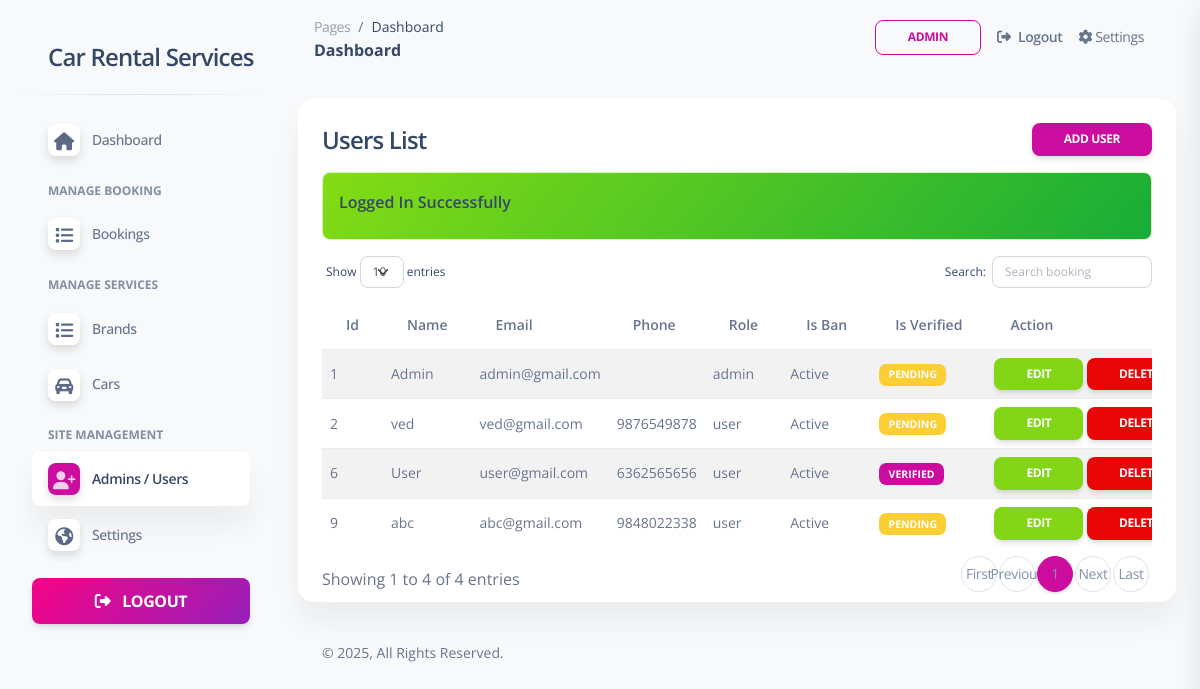
The page /admin/users.php (signed in) on the database its author committed.
### tables this page shows
CREATE TABLE `web_settings` (
  `id` int(11) UNSIGNED NOT NULL,
  `title` varchar(255) NOT NULL,
  `url` varchar(255) DEFAULT NULL,
  `description` varchar(1000) DEFAULT NULL,
  `logo` varchar(100) DEFAULT NULL,
  `address` varchar(500) DEFAULT NULL,
  `email1` varchar(100) DEFAULT NULL,
  `email2` varchar(100) DEFAULT NULL,
  `phone1` varchar(15) DEFAULT NULL,
  `phone2` varchar(15) DEFAULT NULL
);

CREATE TABLE `users` (
  `id` int(11) UNSIGNED NOT NULL,
  `name` varchar(100) NOT NULL,
  `email` varchar(100) NOT NULL,
  `password` varchar(100) NOT NULL,
  `phone` varchar(20) DEFAULT NULL,
  `alt_phone` varchar(20) DEFAULT NULL,
  `address` varchar(500) DEFAULT NULL,
  `role` varchar(20) DEFAULT 'user' COMMENT 'user,admin,etc',
  `is_ban` tinyint(1) DEFAULT 0 COMMENT '0=active,1=ban',
  `is_verified` tinyint(1) NOT NULL DEFAULT 1 COMMENT '0=un-verified,1=verified',
  `remarks` varchar(500) DEFAULT NULL COMMENT 'eg: DL not clear, fake dl, missing documents,etc',
  `dl_number` varchar(100) DEFAULT NULL,
  `dl_image_front` varchar(100) DEFAULT NULL,
  `dl_image_back` varchar(100) DEFAULT NULL,
  `id_proof_type` varchar(100) DEFAULT NULL COMMENT 'aadhar, PAN, Voter',
  `id_proof_number` varchar(100) DEFAULT NULL,
  `created_at` date DEFAULT current_timestamp()
);

### admin/authenticated.php (called while the page is built, shortened)
<?php
if(isset($_SESSION['loggedIn']))
{
    if(isset($_SESSION['loggedInUserRole'])){
        $email = mysqli_real_escape_string($conn, $_SESSION['loggedInUser']['email']);
        $role = mysqli_real_escape_string($conn, $_SESSION['loggedInUserRole']);
        $query = "SELECT * FROM users WHERE email='$email' AND role='$role' LIMIT 1";
        $result = mysqli_query($conn, $query);
    }
    else
    {
        redirect('../login.php','No Role...');
    }
}
else
{
    redirect('../login.php','Login to continue...');
}
?>

### admin/users.php (the view, shortened to what this page needs)
<?php include('includes/header.php'); ?>
    <div class="row">
        <div class="col-12">
            <div class="card mb-4">
                <div class="card-header pb-0">
                    <h4>Users List
                        <a href="users-create.php" class="btn btn-primary btn-sm float-end">Add User</a>
                    </h4>
                </div>
                <div class="card-body pt-0 pb-2">
                    <div class="table-responsive p-0">
                        <table id="myTable" class="table table-striped align-items-center justify-content-center">
                            <thead>
                                <tr>
                                    <th>Id</th>
                                    <th>Name</th>
                                    <th>Email</th>
                                    <th>Phone</th>
                                    <th>Role</th>
                                    <th>Is Ban</th>
                                    <th>Is Verified</th>
                                    <th>Action</th>
                                </tr>
                            </thead>
                            <tbody>
                                <?php
                                    $users = getAll('users');
                                    if(mysqli_num_rows($users) > 0){
                                        foreach($users as $userItem) :
                                        ?>
                                        <tr>
                                            <td><?= $userItem['id']; ?></td>
                                            <td><?= $userItem['name']; ?></td>
                                            <td><?= $userItem['email']; ?></td>
                                            <td><?= $userItem['phone']; ?></td>
                                            <td><?= $userItem['role']; ?></td>
                                            <td><?= $userItem['is_ban'] == 1 ? 'Banned':'Active'; ?></td>
                                            <td>
                                                <?php
                                                    if($userItem['is_verified'] == 1){
                                                        echo '<span class="badge bg-primary">Verified</span>';
                                                    }else{
                                                        echo '<span class="badge bg-warning">Pending</span>';
                                                    }
                                                ?>
                                            </td>
                                            <td>
                                                <a href="users-edit.php?id=<?= $userItem['id'];?>" class="btn mb-0 btn-success btn-sm">Edit</a>
                                                <a href="users-delete.php?id=<?= $userItem['id'];?>"
                                                    onclick="return confirm('Are you sure you want to delete data?')"
                                                    class="btn mb-0 btn-danger btn-sm">
                                                    Delete
                                                </a>
                                            </td>
                                        </tr>
                                        <?php
                                        endforeach;
                                    }else{
                                        ?>
                                        <tr>
                                            <td colspan="6">No Record Found!</td>
                                        </tr>
                                        <?php
                                    }
                                ?>
                            </tbody>
                        </table>
                    </div>
                </div>
            </div>
        </div>
    </div>
<?php include('includes/footer.php'); ?>

### admin/includes/sidebar.php
<?php
$pageName = substr($_SERVER["SCRIPT_NAME"],strrpos($_SERVER["SCRIPT_NAME"],"/")+1);
?>
<aside class="sidenav navbar navbar-vertical navbar-expand-xs border-0 border-radius-xl my-3 fixed-start ms-3 " id="sidenav-main">
    <div class="sidenav-header">
      <a class="navbar-brand m-0" href="dashboard.php" target="_blank">
        <h4><?= webSetting('title') ?? 'Funda Services'; ?></h4>
      </a>
    </div>
    <hr class="horizontal dark mt-0">
    <div class="collapse navbar-collapse w-auto" id="sidenav-collapse-main">
      <ul class="navbar-nav">
        <li class="nav-item">
          <a class="nav-link
            <?= $pageName == "dashboard.php"?'active':'' ?>" href="dashboard.php">
            <div class="icon icon-shape icon-sm shadow border-radius-md bg-white text-center me-2 d-flex align-items-center justify-content-center">
                <i class="fa fa-home <?= $pageName == "dashboard.php"?'text-white':'text-dark' ?>   text-lg"></i>
            </div>
            <span class="nav-link-text ms-1">Dashboard</span>
          </a>
        </li>
        <li class="nav-item mt-3">
          <h6 class="ps-4 ms-2 text-uppercase text-xs font-weight-bolder opacity-6">Manage Booking</h6>
        </li>
        <li class="nav-item">
          <a class="nav-link  <?= $pageName == "bookings.php"?'active':'' ?>"  href="bookings.php">
            <div class="icon icon-shape icon-sm shadow border-radius-md bg-white text-center me-2 d-flex align-items-center justify-content-center">
                <i class="fa fa-list <?= $pageName == "bookings.php"?'text-white':'text-dark' ?>   text-lg"></i>
            </div>
            <span class="nav-link-text ms-1">Bookings</span>
          </a>
        </li>
        <li class="nav-item mt-3">
          <h6 class="ps-4 ms-2 text-uppercase text-xs font-weight-bolder opacity-6">Manage Services</h6>
        </li>
        <li class="nav-item">
          <a class="nav-link <?= $pageName == "brands.php"?'active':'' ?>" href="brands.php">
            <div class="icon icon-shape icon-sm shadow border-radius-md bg-white text-center me-2 d-flex align-items-center justify-content-center">
                <i class="fa fa-list <?= $pageName == "brands.php"?'text-white':'text-dark' ?>   text-lg"></i>
            </div>
            <span class="nav-link-text ms-1">Brands</span>
          </a>
        </li>
        <li class="nav-item">
          <a class="nav-link <?= $pageName == "cars.php"?'active':'' ?>" href="cars.php">
            <div class="icon icon-shape icon-sm shadow border-radius-md bg-white text-center me-2 d-flex align-items-center justify-content-center">
                <i class="fa fa-car-alt <?= $pageName == "cars.php"?'text-white':'text-dark' ?>   text-lg"></i>
            </div>
            <span class="nav-link-text ms-1">Cars</span>
          </a>
        </li>
        <li class="nav-item mt-3">
          <h6 class="ps-4 ms-2 text-uppercase text-xs font-weight-bolder opacity-6">Site Management</h6>
        </li>
        <li class="nav-item">
          <a class="nav-link <?= $pageName == "users.php"?'active':'' ?>" href="users.php">
            <div class="icon icon-shape icon-sm shadow border-radius-md bg-white text-center me-2 d-flex align-items-center justify-content-center">
                <i class="fa fa-user-plus <?= $pageName == "users.php"?'text-white':'text-dark' ?>   text-lg"></i>
            </div>
            <span class="nav-link-text ms-1">Admins / Users</span>
          </a>
        </li>
        <li class="nav-item">
          <a class="nav-link <?= $pageName == "settings.php"?'active':'' ?>"
          href="settings.php">
            <div class="icon icon-shape icon-sm shadow border-radius-md bg-white text-center me-2 d-flex align-items-center justify-content-center">
                <i class="fa fa-globe <?= $pageName == "settings.php"?'text-white':'text-dark' ?> text-lg" ></i>
            </div>
            <span class="nav-link-text ms-1">Settings</span>
          </a>
        </li>
      </ul>
    </div>
    <div class="sidenav-footer mx-3 ">
      <a class="btn bg-gradient-primary mt-3 fs-6 w-100" href="logout.php">
        <i class="fa fa-sign-out me-2"></i> Logout
      </a>
    </div>
  </aside>

### admin/assets/css/nucleo-svg.css (style rules this page uses)
.icon { display: inline-block; color: #111111; height: 1em; width: 1em; }
.icon-sm { height: 0.8em; width: 0.8em; }
.icon { fill: currentColor; stroke: none; }

### rows shown on the page
web_settings: title "Car Rental Services"
users: id "1", name "Admin", email "admin@gmail.com", role "admin", is_ban "Active", is_verified "PENDING"
users: id "2", name "ved", email "ved@gmail.com", phone "9876549878", role "user", is_ban "Active", is_verified "PENDING"
users: id "6", name "User", email "user@gmail.com", phone "6362565656", role "user", is_ban "Active", is_verified "VERIFIED"
users: id "9", name "abc", email "abc@gmail.com", phone "9848022338", role "user", is_ban "Active", is_verified "PENDING"

### other values the page prints
$_SESSION['loggedInUser']['name'] "ADMIN"
$_SESSION['status'] "Logged In Successfully"
